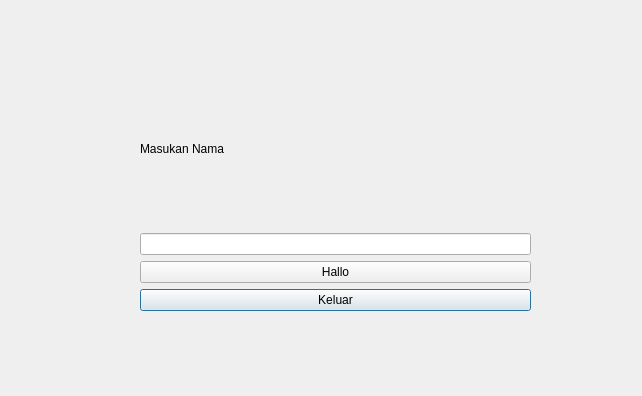
<?xml version="1.0" encoding="UTF-8"?>
<ui version="4.0">
 <class>Dialog</class>
 <widget class="QDialog" name="Dialog">
  <property name="geometry">
   <rect>
    <x>0</x>
    <y>0</y>
    <width>642</width>
    <height>396</height>
   </rect>
  </property>
  <property name="windowTitle">
   <string>Dialog</string>
  </property>
  <widget class="QWidget" name="layoutWidget">
   <property name="geometry">
    <rect>
     <x>140</x>
     <y>70</y>
     <width>391</width>
     <height>241</height>
    </rect>
   </property>
   <layout class="QGridLayout" name="gridLayout">
    <item row="4" column="0">
     <widget class="QPushButton" name="pushButton_2">
      <property name="text">
       <string>Keluar</string>
      </property>
     </widget>
    </item>
    <item row="3" column="0">
     <widget class="QPushButton" name="showMessageButton">
      <property name="text">
       <string>Hallo</string>
      </property>
     </widget>
    </item>
    <item row="2" column="0">
     <widget class="QLineEdit" name="nameLineEdit"/>
    </item>
    <item row="1" column="0">
     <widget class="QLabel" name="label">
      <property name="text">
       <string>Masukan Nama</string>
      </property>
     </widget>
    </item>
   </layout>
  </widget>
 </widget>
 <resources/>
 <connections>
  <connection>
   <sender>pushButton_2</sender>
   <signal>clicked()</signal>
   <receiver>Dialog</receiver>
   <slot>reject()</slot>
   <hints>
    <hint type="sourcelabel">
     <x>374</x>
     <y>299</y>
    </hint>
    <hint type="destinationlabel">
     <x>463</x>
     <y>348</y>
    </hint>
   </hints>
  </connection>
 </connections>
</ui>
